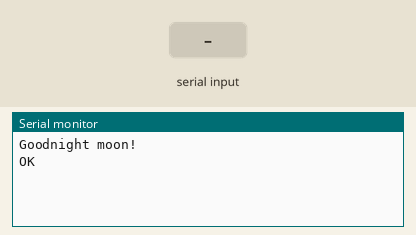
Bench run of a sketch on a simulated Arduino Uno, built with avr-gcc and run on an emulated ATmega328P. Shown: the last lines printed to the serial monitor. The test bench sets the inputs (shaded band). The modem accepts every AT command (registered, SIM ready, sends succeed) and sends nothing else.

Above: at 1.3 s.
1.4 s: "1" received over the second serial link
At 1.9 s:
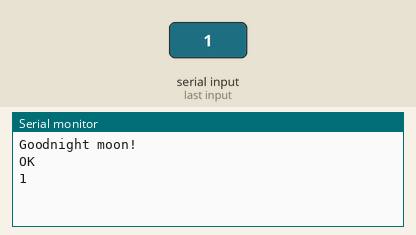
2.9 s: "0" received over the second serial link
At 4.2 s:
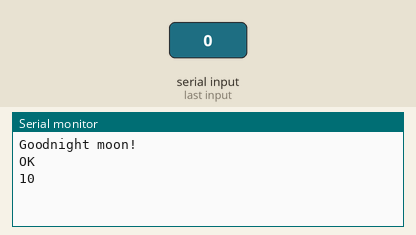

The sketch:

Lora_AT.ino
```cpp
#include <SoftwareSerial.h>

SoftwareSerial LoRa(2, 3);  // TX / RX

void setup() {
  // Open serial communications and wait for port to open:
  Serial.begin(9600);
  LoRa.begin(9600);

  while (!Serial) {
    ; // wait for serial port to connect. Needed for native USB port only
  }


  Serial.println("Goodnight moon!");

  // set the data rate for the SoftwareSerial port
  delay(100);
  LoRa.println("AT");
}

void loop() { // run over and over
  if (LoRa.available()) {
    Serial.write(LoRa.read());
  }
  if (Serial.available()) {
    LoRa.write(Serial.read());
  }
}
```

Measured:
- after the input at 1.4 s, the serial monitor: prints a new line at once (image 1)
- after the input at 2.9 s, the serial monitor: prints a new line at once (image 2)
